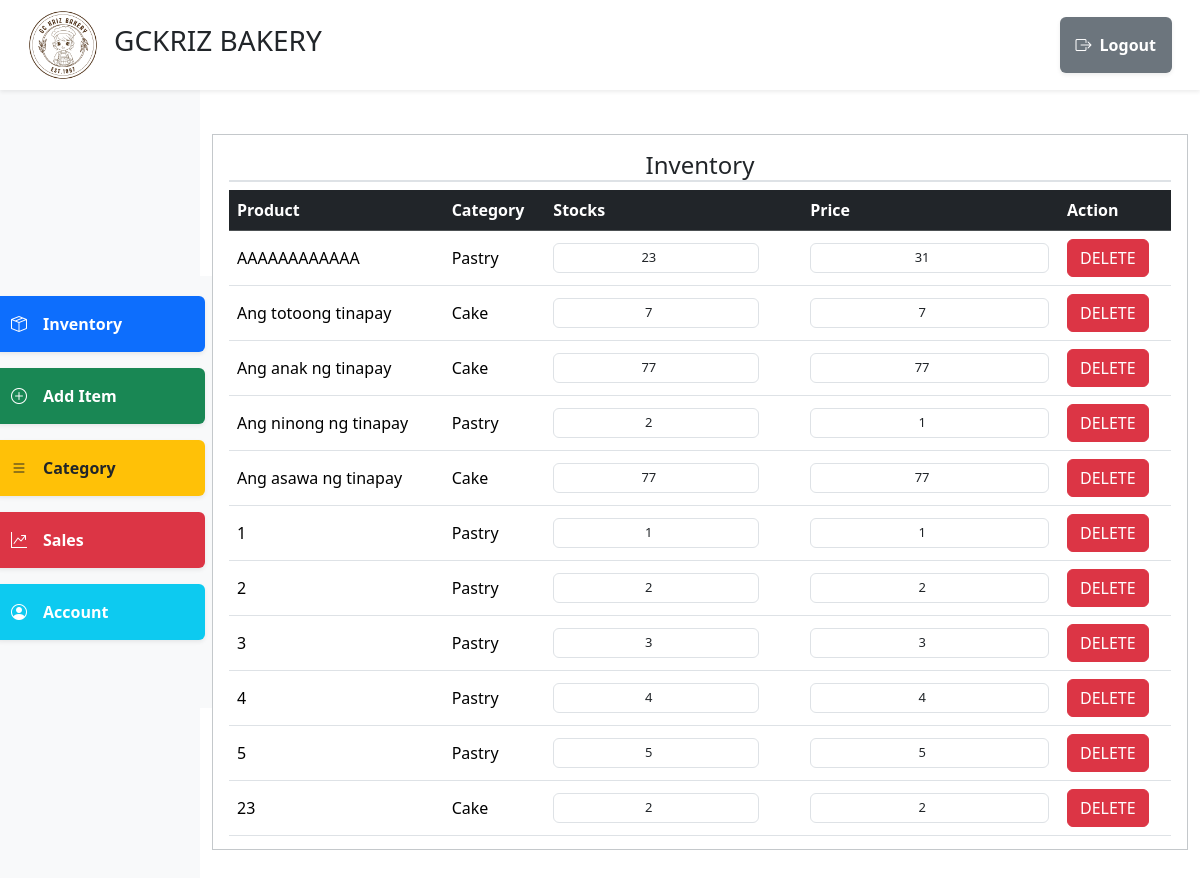
/admin/admin_inventory.php, run on an earlier commit of the app's database.
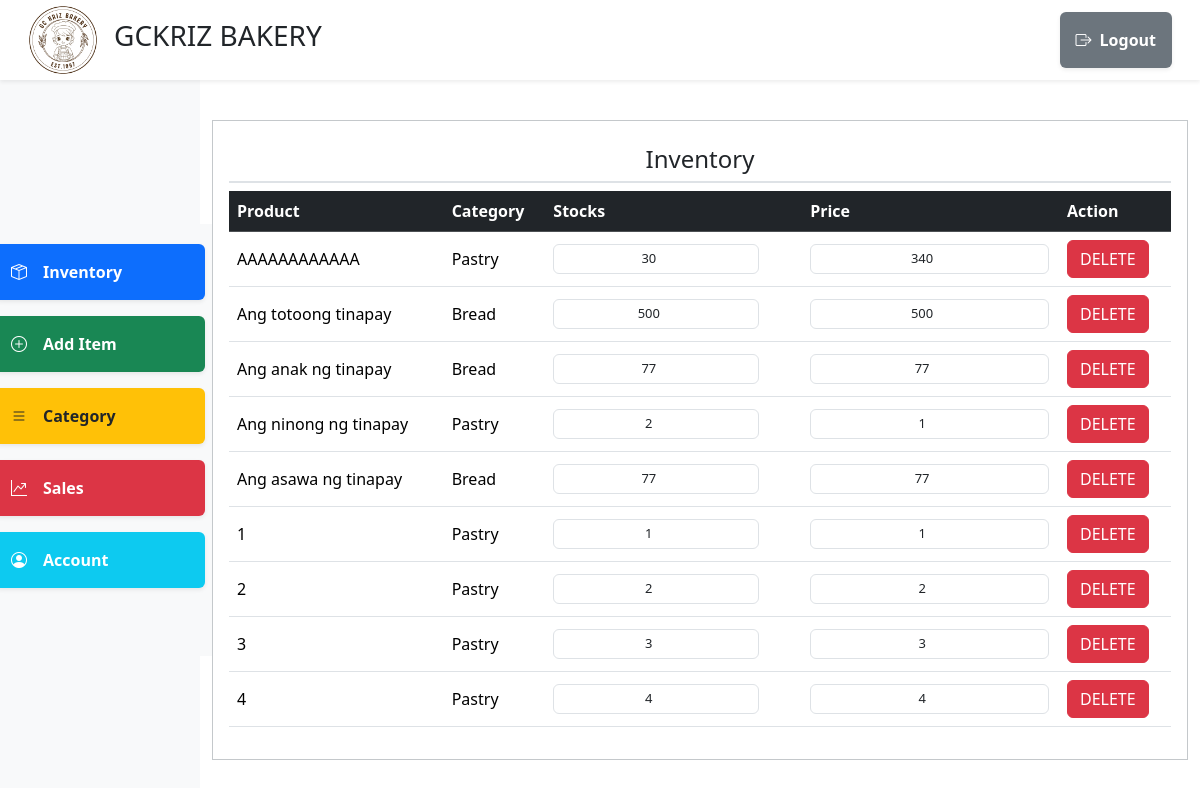
And on a later commit of the database.
### tables this page shows
CREATE TABLE `products` (
  `productID` int NOT NULL,
  `productName` varchar(50) DEFAULT NULL,
  `categoryID` int DEFAULT NULL,
  `productStocks` int DEFAULT NULL,
  `productPrice` double DEFAULT NULL
);

CREATE TABLE `categories` (
  `categoryID` int NOT NULL,
  `categoryName` varchar(250) DEFAULT NULL
);

### model/product.php (called while the page is built, shortened)
<?php
require_once __DIR__.'/../_init.php';
class Product{
    public static function getAll(){
        global $connection;
        $sql_command = "
        SELECT
            products.productID,
            products.productName,
            categories.categoryName,
            products.categoryID,
            products.productStocks,
            products.productPrice
        FROM products
        INNER JOIN
            categories
        ON
            products.categoryID = categories.categoryID";
        $stmt = $connection->prepare($sql_command);
        $stmt->execute();
        $result = $stmt->get_result();
        $data = $result->fetch_all(MYSQLI_ASSOC);
        return $data;
    }
}

### admin/admin_inventory.php (the view, shortened to what this page needs)
<?php
require "../_init.php";
$Products = new Product();
?>
<!DOCTYPE html>
<html lang="en">
<head>
</head>
<body>
    <?php require "../template/nav.php";  ?>
    <div class="container-fluid full-vh-vw">
    <div class="row h-100">
      <div class="col-2 bg-light d-flex align-items-center justify-content-center">
        <?php require "../template/side_nav.php"; ?>
      </div>
      <div class="col-10 d-flex flex-column align-items-center justify-content-center">
        <div class="col-12 d-flex flex-column align-items-center justify-content-start border border-secondary bg-white border-secondary-subtle p-3 m-4 " style="max-height: 80vh; overflow: auto; ">
             <div class="d-flex justify-content-center align-items-center w-100 mb-2 border-bottom border-2 border-subtle" style="height: 70px">
                 <h4 class="mb-0 text-center">Inventory</h4>
             </div>
                 <table class="table table-responsive table-hover">
                     <thead class="table-dark align-middle ">
                         <tr>
                             <th scope="col">Product</th>
                             <th scope="col">Category</th>
                             <th scope="col">Stocks</th>
                             <th scope="col">Price</th>
                             <th scope="col">Action</th>
                         </tr>
                     </thead>
                         <tbody>
                             <?php foreach($Products->getAll() as $product) : ?>
                                 <tr class="align-middle">
                                     <td><?= $product["productName"]?></td>
                                     <td><?= $product["categoryName"]?></td>
                                    <td style="font-size: small;">
                                        <div class="d-flex align-items-center">
                                            <form action="../controller/product_controller.php?action=update-stock" method="POST" class="d-flex justify-content-center align-items-center p-0">
                                                <input type="number" min="0" name="product-stock" class="form-control text-center p-1" value="<?= $product['productStocks'] ?>" style="font-size: small;">
                                            </form>
                                        </div>
                                    </td>
                                     <td>
                                     <form action="../controller/product_controller.php?action=update-price" method="POST" class="d-flex justify-content-center align-items-center p-0">
                                                <input type="number" min="0" name="product-price" class="form-control text-center p-1" value="<?= $product["productPrice"]?>" style="font-size: small;">
                                            </form>
                                    </td>
                                     <td>
                                         <form action="../controller/product_controller.php?action=delete-product" method="POST">
                                             <button type="submit" name="submit" class="btn btn-danger">DELETE</button>
                                         </form>
                                     </td>
                                 </tr>
                             <?php endforeach;?>
                         </tbody>
                 </table>
             </div>
      </div>
    </div>
    </div>
</body>
</html>

What changed in the data, as far as the page shows it:
removed products: productName "5", categoryID.categoryName "Pastry", product-stock "5", product-price "5"
removed products: productName "23", categoryID.categoryName "Cake", product-stock "2", product-price "2"
changed products "AAAAAAAAAAAA": product-stock "23" → "30"; product-price "31" → "340"
changed products "Ang totoong tinapay": categoryID.categoryName "Cake" → "Bread"; product-stock "7" → "500"; product-price "7" → "500"
changed through a linked row, products "Ang anak ng tinapay": categoryID.categoryName "Cake" → "Bread"
changed through a linked row, products "Ang asawa ng tinapay": categoryID.categoryName "Cake" → "Bread"
